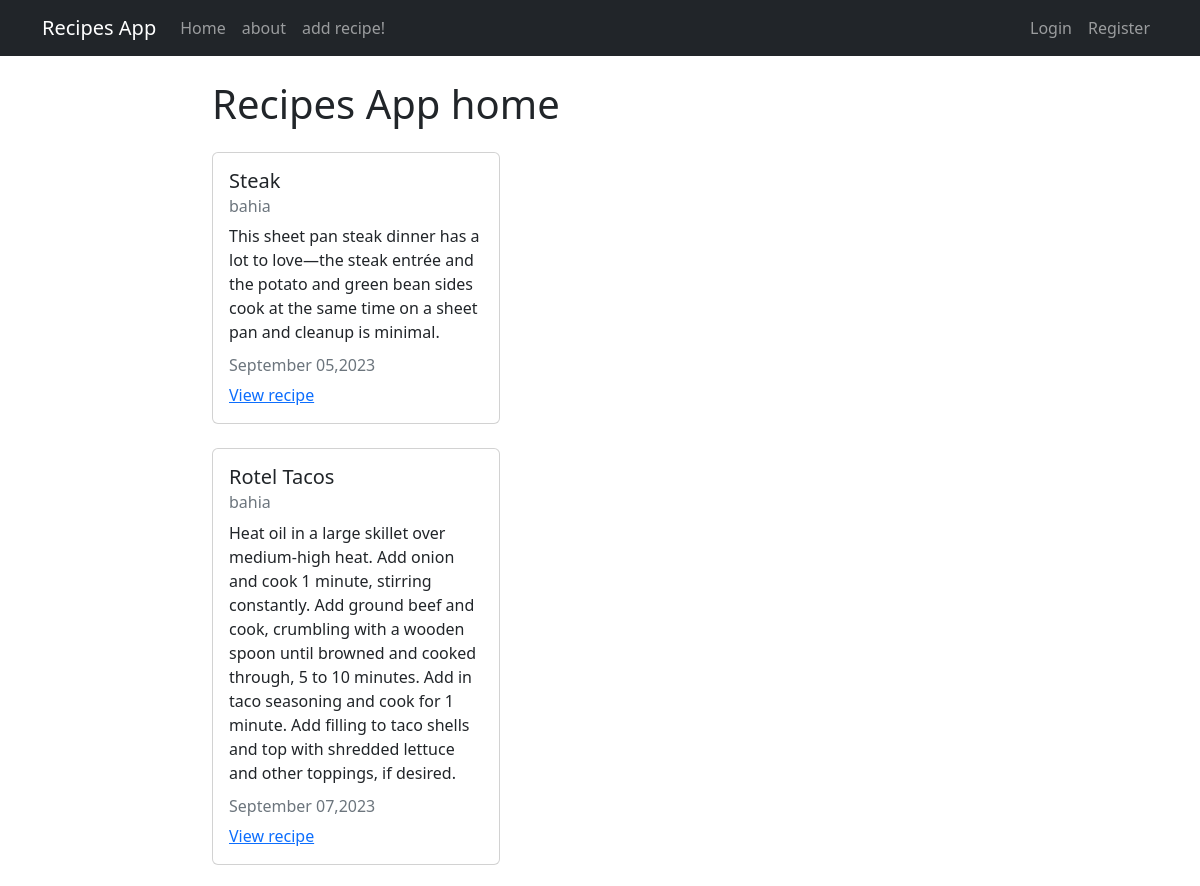
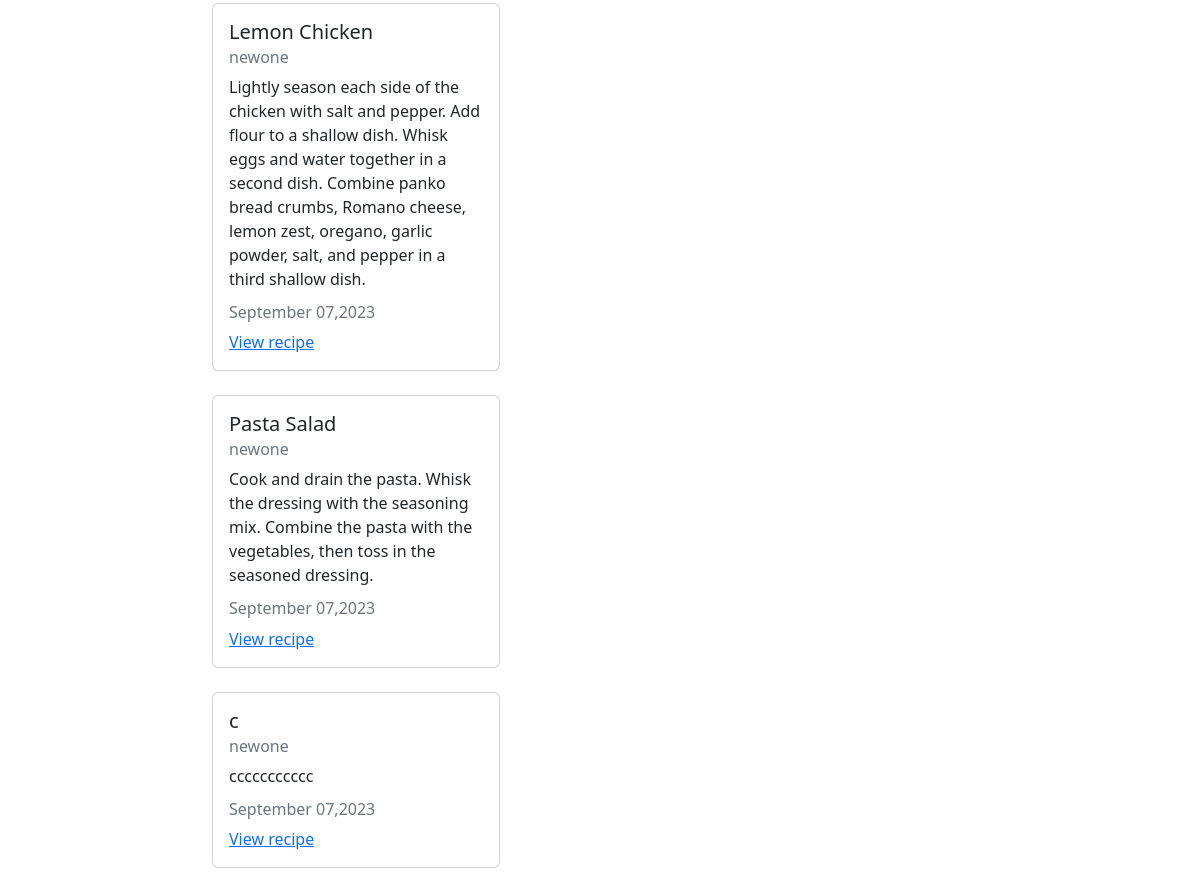
The page / on the database its author committed (2 pictures, top to bottom).
### recipes/models.py (models this page shows, shortened)
class Recipe(models.Model):
    title = models.CharField(max_length=100)
    description = models.TextField()
    created_at = models.DateTimeField(auto_now_add=True)
    updated_at = models.DateTimeField(auto_now=True)
    author = models.ForeignKey(User,on_delete=models.CASCADE, default="")

### recipes/views.py (the view)
# urls.py: path('', views.RecipeListView.as_view(), name="recipes-home"),
class RecipeListView(ListView):
    model =models.Recipe
    template_name= "recipes/home.html"
    context_object_name= 'recipes'

### recipes/templates/recipes/home.html
{% extends 'recipes/base.html'%}
{% block content%}
    <h1>Recipes App home </h1>
    {% for recipe in recipes %}
     <div class="card my-4 " style="width: 18rem;">
        <div class="card-body">
          <h5 class="card-title">{{recipe.title}}</h5>
          <h6 class="card-subtitle mb-2 text-muted">{{recipe.author}}</h6>
          <p class="card-text">{{recipe.description}}</p>
          <h6 class="card-subtitle mb-2 text-muted">{{recipe.updated_at|date:"F d,Y"}}</h6>
          <a href="{% url 'recipes-detail' recipe.pk  %}" class="card-link">View  recipe</a>
        </div>
      </div>
    {% endfor %}
{% endblock content%}

### recipes/templates/recipes/base.html (shortened to what this page needs)
<!DOCTYPE html>
<html lang="en">
<head>
    <link href="https://cdn.jsdelivr.net/npm/bootstrap@5.2.3/dist/css/bootstrap.min.css" rel="stylesheet">
</head>
<body>
    <nav class="navbar navbar-expand-lg navbar-dark bg-dark bg-light">
        <div class="container">
          <a class="navbar-brand" href="{% url 'recipes-home' %}">Recipes App</a>
          <div class="collapse navbar-collapse" id="navbarNav">
            <ul class="navbar-nav">
              <li class="nav-item">
                <a class="nav-link" aria-current="page" href="{% url 'recipes-home' %}">Home</a>
              </li>
              <li class="nav-item">
                <a class="nav-link" href="{% url 'recipes-about' %}">about</a>
              </li>
              <li class="nav-item">
                <a class="nav-link" href="{% url 'recipes-create' %}">add recipe!</a>
              </li>
            </ul>
          </div>
          <div class="navbar-nav ">
            {% if  user.is_authenticated  %}
              <a href="{% url 'user_profile' %}" class="nav-item nav-link">My profile</a>
              <a href="{% url 'user_logout' %}" class="nav-item nav-link">Logout</a>
            {% else %}
            <a href="{% url 'user_login' %}" class="nav-item nav-link">Login</a>
            <a href="{% url 'user_register' %}" class="nav-item nav-link">Register</a>
            {% endif  %}
          </div>
        </div>
      </nav>
      <div class="container mt-4 col-8">
        {% block content%}
        {% endblock content%}
      </div>
</body>
</html>

### rows shown on the page
Recipe: title "Steak", author "bahia", description "This sheet pan steak dinner has a lot to love—the steak entrée and the potato and green bean sides cook at the same time on a sheet pan and cleanup is minimal.", updated_at "September 05,2023"
Recipe: title "Rotel Tacos", author "bahia", description "Heat oil in a large skillet over medium-high heat. Add onion and cook 1 minute, stirring constantly. Add ground beef and cook, crumbling with a wooden spoon until browned and cooked through, 5 to 10 minutes. Add in taco seasoning and cook for 1 minute. Add filling to taco shells and top with shredded lettuce and other toppings, if desired.", updated_at "September 07,2023"
Recipe: title "Lemon Chicken", author "newone", description "Lightly season each side of the chicken with salt and pepper. Add flour to a shallow dish. Whisk eggs and water together in a second dish. Combine panko bread crumbs, Romano cheese, lemon zest, oregano, garlic powder, salt, and pepper in a third shallow dish.", updated_at "September 07,2023"
Recipe: title "Pasta Salad", author "newone", description "Cook and drain the pasta. Whisk the dressing with the seasoning mix. Combine the pasta with the vegetables, then toss in the seasoned dressing.", updated_at "September 07,2023"
Recipe: title "c", author "newone", description "ccccccccccc", updated_at "September 07,2023"
